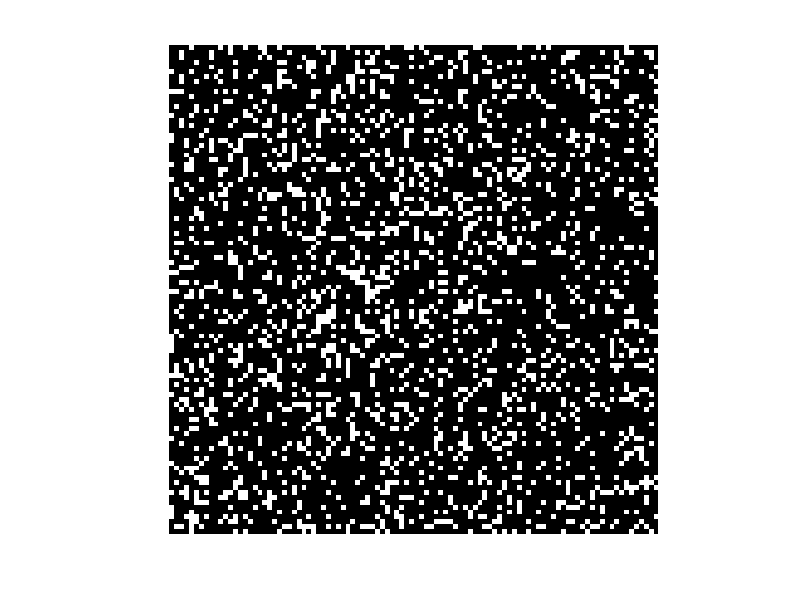

The MATLAB script that drew this image: (Note: this script raises an error after producing the figure.)
%close all;
clear;
clc;

n=100;
A=zeros(n);
A=floor(rand(n)*5);
%A=floor(rand(100)*5);
 A(A>0)=1;
 A=A+1;A(A==2)=0;

A= mat2gray(A);

% convert to binary--> % states={0,1}
%A=imbinarize(A);
% visualize the initial states 
%disp('the binary image')
%figure(1);
imshow(A);

A=Bnd(A,0); 
[d1,d2]=size(A);
disp('the extended binary image');

whos A;
imshow(A);
pause
B=A;
t=0;
stp=false; % to stop when if no new configrations
%B is the CA in time t
%A is the CA in time t+1
%t is the number of generations 

%%%%%%%%%%%%%%%%%%%%%%%%%%%%%
%   Play ^_^
%%%%%%%%%%%%%%%%%%%%%%%%%%%%%
while ~stp & (t<10) % repeat for 10 generations
    % for each cell in the CA 
    for i=2:d1-1
        for j=2:d2-1           
            % apply Game of life rule     
            A(i,j)=GOL(A,B,i,j);
        end
    end 
    % visualize what happened
    disp('the CA image');
    imshow(A);    
    drawnow;
%    pause
    % save B 
    if A==B
       stp=true; % no more new states
    end
    B=A;  
    t=t+1;  
end  